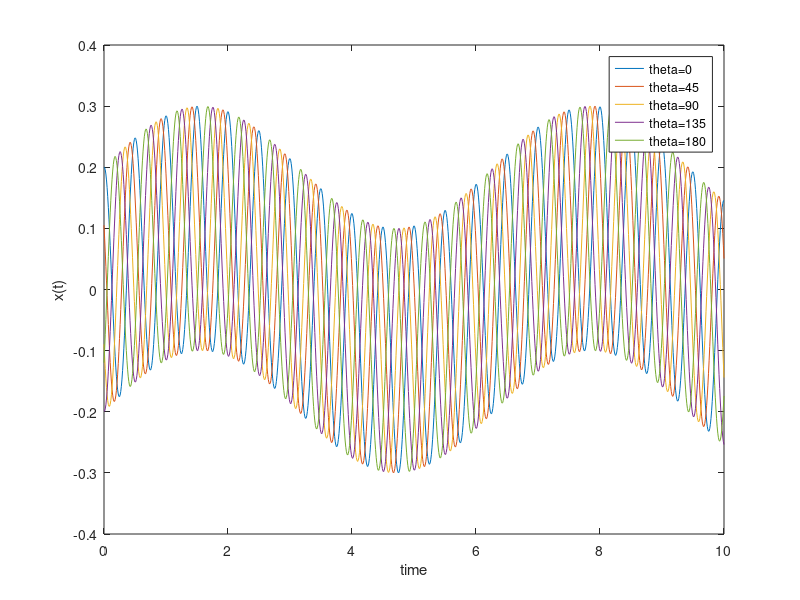

The MATLAB script that drew this image:
function question1b
%UNTITLED6 Summary of this function goes here
%   Detailed explanation goes here
t = [0:0.01:10];
for i = 0:45:180
   x1 = 0.1*sin(t) + 0.2*cos(2*pi*2*t+i); 
   plot(t,x1)
   hold on
end
   legend('theta=0','theta=45','theta=90','theta=135','theta=180')
   xlabel('time');
   ylabel('x(t)');
end

% part c -- its not periodic

